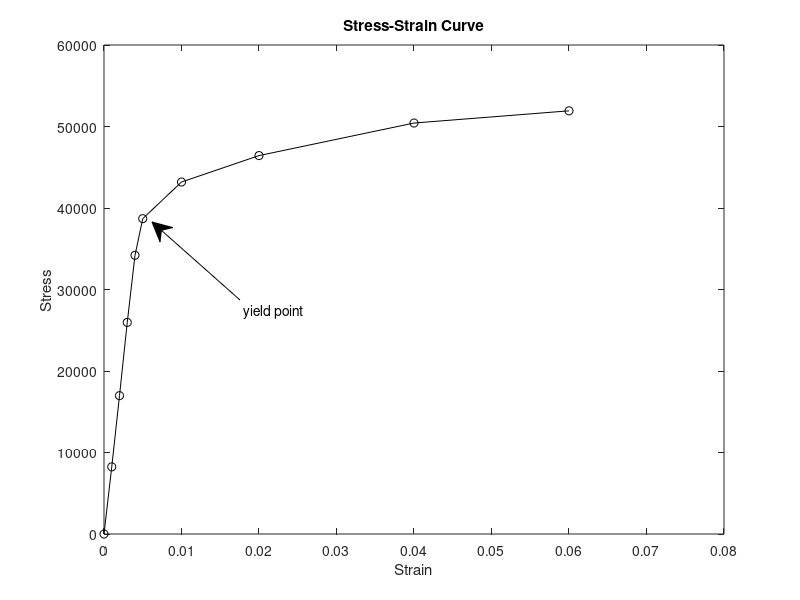

The MATLAB source for this figure:
%o=F/A
%e=(l-lsub0)/lsub0
%o is the stress in lbsubF/in^2(psi)
%F is the applied force in lbs
%A is sample cross-section area in in^2
%e is strain in in./in
%l is sample length
%lsub0 is original sample length
%   load,lbf(pounds per foot)   length
%   0                           2
%   1650                        2.002
%   3400                        2.004
%   5200                        2.006
%   6850                        2.008
%   7750                        2.010
%   8650                        2.020
%   9300                        2.040
%   10100                       2.080
%   10400                       2.120

F=[0 1650 3400 5200 6850 7750 8650 9300 10100 10400];
l=[2 2.002 2.004 2.006 2.008 2.010 2.020 2.040 2.080 2.120];
lsub0=l(1);
diamiter=0.505;
r=diamiter/2;
A=pi*r^2;
o=F/A;
e=(l-lsub0)/lsub0;
plot(e,o,"-ok");
title('Stress-Strain Curve');
xlabel("Strain");
ylabel("Stress");
textx=[0.3 0.19];
texty=[0.5 0.63];
text='Yeld point';
annotation('textarrow',textx,texty,'String','yield point');